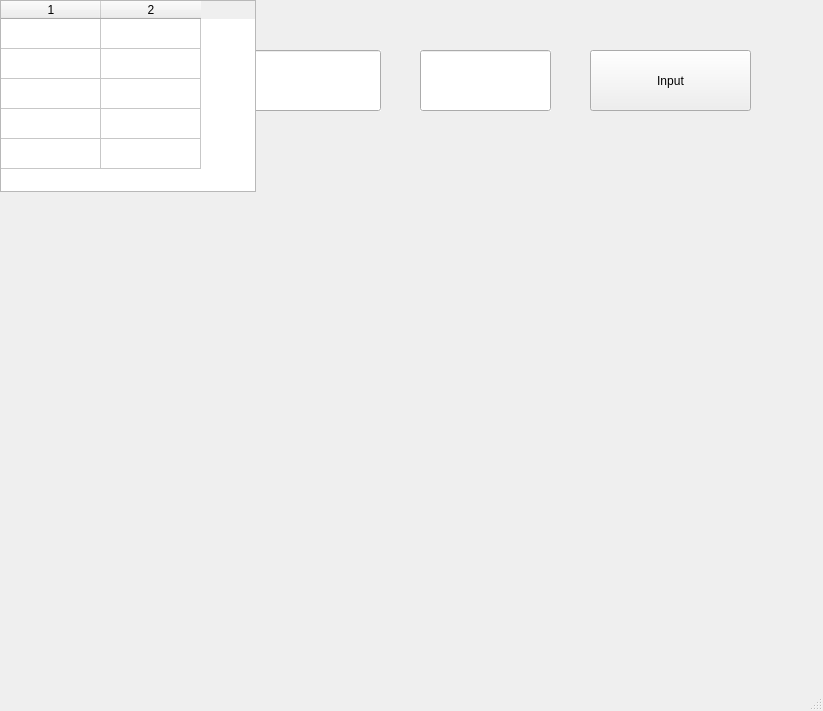
<?xml version="1.0" encoding="UTF-8"?>
<ui version="4.0">
 <class>MainWindow</class>
 <widget class="QMainWindow" name="MainWindow">
  <property name="geometry">
   <rect>
    <x>0</x>
    <y>0</y>
    <width>823</width>
    <height>711</height>
   </rect>
  </property>
  <property name="windowTitle">
   <string>MainWindow</string>
  </property>
  <widget class="QWidget" name="centralwidget">
   <widget class="QPushButton" name="pushButton">
    <property name="geometry">
     <rect>
      <x>590</x>
      <y>50</y>
      <width>161</width>
      <height>61</height>
     </rect>
    </property>
    <property name="text">
     <string>Input</string>
    </property>
   </widget>
   <widget class="QLineEdit" name="lineEdit">
    <property name="geometry">
     <rect>
      <x>250</x>
      <y>50</y>
      <width>131</width>
      <height>61</height>
     </rect>
    </property>
    <property name="autoFillBackground">
     <bool>true</bool>
    </property>
   </widget>
   <widget class="QLabel" name="label">
    <property name="geometry">
     <rect>
      <x>80</x>
      <y>50</y>
      <width>141</width>
      <height>61</height>
     </rect>
    </property>
    <property name="font">
     <font>
      <family>Georgia</family>
      <pointsize>12</pointsize>
      <weight>75</weight>
      <bold>true</bold>
     </font>
    </property>
    <property name="frameShape">
     <enum>QFrame::Box</enum>
    </property>
    <property name="text">
     <string>Student</string>
    </property>
    <property name="alignment">
     <set>Qt::AlignCenter</set>
    </property>
   </widget>
   <widget class="QTableWidget" name="tableWidget">
    <property name="rowCount">
     <number>5</number>
    </property>
    <property name="columnCount">
     <number>2</number>
    </property>
    <attribute name="horizontalHeaderVisible">
     <bool>true</bool>
    </attribute>
    <attribute name="verticalHeaderVisible">
     <bool>false</bool>
    </attribute>
    <row/>
    <row/>
    <row/>
    <row/>
    <row/>
    <column/>
    <column/>
   </widget>
   <widget class="QLineEdit" name="lineEdit2">
    <property name="geometry">
     <rect>
      <x>420</x>
      <y>50</y>
      <width>131</width>
      <height>61</height>
     </rect>
    </property>
    <property name="autoFillBackground">
     <bool>true</bool>
    </property>
   </widget>
  </widget>
  <widget class="QMenuBar" name="menubar">
   <property name="geometry">
    <rect>
     <x>0</x>
     <y>0</y>
     <width>823</width>
     <height>21</height>
    </rect>
   </property>
  </widget>
  <widget class="QStatusBar" name="statusbar"/>
 </widget>
 <resources/>
 <connections/>
</ui>
